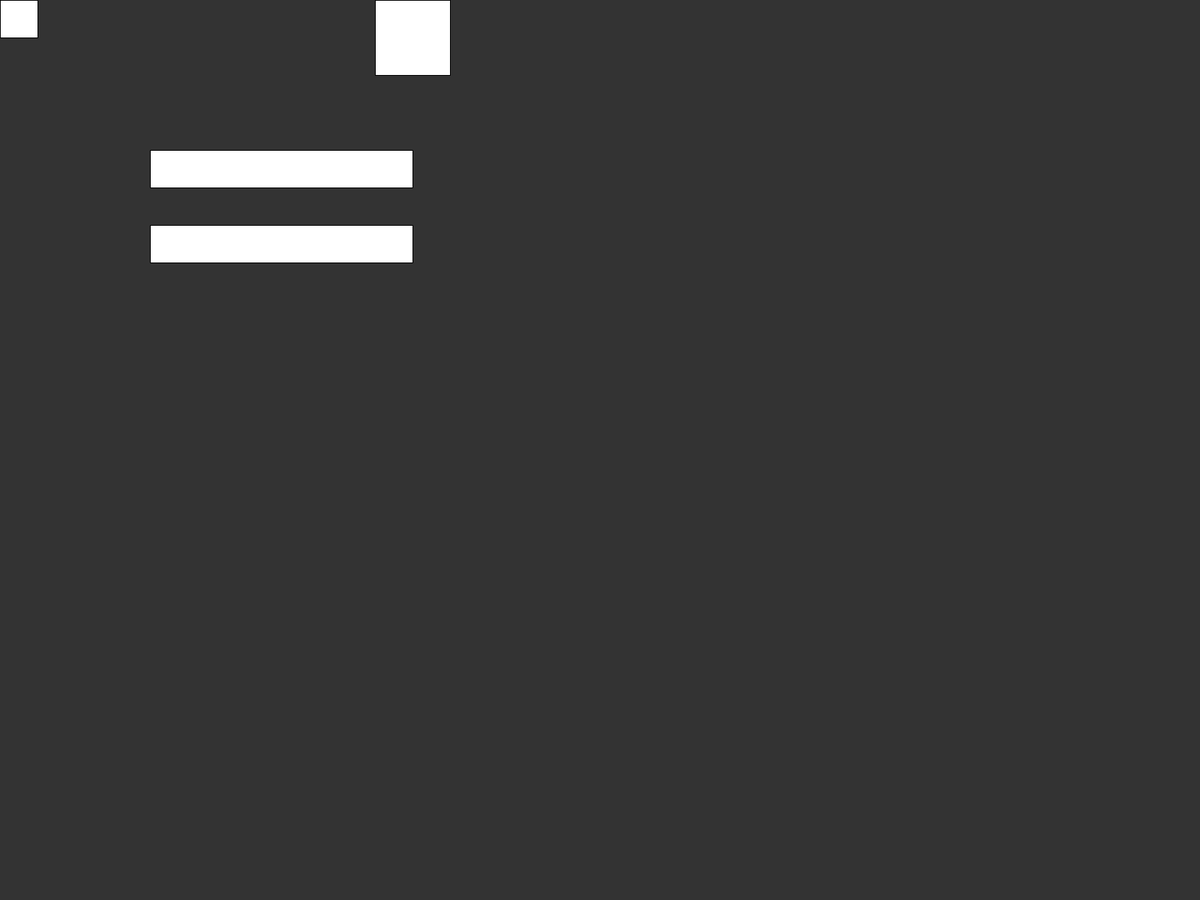
Frame 1 (no input)
Frame 60 (the mouse pressed at the canvas centre just before this capture): identical to frame 1, image omitted
Frame 120 (the mouse held since frame 60 and released just before this capture): identical to frame 1, image omitted

The Processing sketch that drew this single still picture (run headless with seeded random() and noise(); from frame 60 on, the mouse is pressed at the canvas centre):

// Processing sketch: Project
// ── Project.pde
Board board;
Ghost ghost;
public Player player;
void setup()
{ 
  board  = new Board();
  player = new Player(0,0,0,0,50,50);
  background(51);
  fullScreen();
  //board.show();
}

void draw()
{
  background(51);
  board.show();
  player.show(); 
  
  
}

void keyPressed()
{
  if(key=='w') player.move(1);
  if(key=='s') player.move(2);
  if(key=='a') player.move(3);
  if(key=='d') player.move(4);
}

void keyReleased()
{
  
}
// ── Board.pde
public class Board
{
  public int x,y,w,h;
  RectCollision[] colList;
  
  public Board()
  {
    colList = new RectCollision[64];
    
    x = 500; y = 0; w = 100; h = 100;    
    //rect(x,y,w,h);
    colList[0] = new RectCollision(x,y,w,h);
    
    x = 200; y = 200; w = 350; h = 50;
    //rect(x,y,w,h);
    colList[1] = new RectCollision(x,y,w,h);
    
    x = 200; y = 300; w = 350; h = 50;
    //rect(x,y,w,h);
    colList[2] = new RectCollision(x,y,w,h);
  }
  void show()
  {
    x = 500; y = 0; w = 100; h = 100;    
    rect(x,y,w,h);
    
    x = 200; y = 200; w = 350; h = 50;
    rect(x,y,w,h);
    
    x = 200; y = 300; w = 350; h = 50;
    rect(x,y,w,h);
  }
  
  public boolean anyoneTouchDisBooty()
  {
    for(int i = 0; i < colList.length; i++)
    {
      if(colList[i] != null && player.body.isColliding(colList[i]))
      {
        return true;
      }
    }
    return false;
  }
  
  
}
// ── Ghost.pde
public class Ghost 
{
  int x;
  int y;
  boolean canMove;
  RectCollision body;
  
  public Ghost(int x, int y, int xCol, int yCol, int wCol, int hCol)
  {
    body = new RectCollision(xCol, yCol, wCol, hCol);
    this.x = x; this.y = y;
    canMove = false;
  }
  
  void show()
  {
    rect(this.x, this.y, 100, 100);
    
    
  }
  void move(int direction)
  {
    for(int i = 0; i <  1; i++)
    { 
      canMove = false;
      if((board.colList[0] != null && !ghost.body.isColliding(board.colList[0] )))
      {
        canMove = true;
        
      }

    }
    //System.out.println(ghost.body.isColliding(board.colList[0] ));
    if(canMove)
    {
       switch(direction)
       {
         case 1: x++; break;
         case 2: x--; break;
         case 3: y++; break;
         case 4: y--; break;
         default: break;
       }
       canMove = false;
       body.updateCol(x, y);
     } 
  }
}
// ── Node.pde
public class Node extends RectCollision
{
  public boolean[] bools;
  public Node[] neighbors;
  
  public Node(int x, int y, int w, int h, boolean a, boolean b, boolean c, boolean d)
  {
    super(x,y,w,h);
    bools = new boolean[4];
    bools[0] = a;
    bools[1] = b;
    bools[2] = c;
    bools[3] = d;
  }
  
  public Node(int x, int y, int w, int h)
  {
    super(x,y,w,h);
    bools = new boolean[4];    
    
  }
  public void setNeighbors(Node[] ne)
  {
    neighbors = new Node[ne.length];
    for(int i = 0; i < neighbors.length; i++)
    {
      neighbors[i] = ne[i];
    }
  }
  
  public boolean isOver(RectCollision other)
  { // other = l2.x&y, r2.x&y (x1,y1)(x2,y2)
    if(this.x1 == other.x1 && other.y1 == this.y1) //this  = l1.x&y, r1.x&y (x1,y1)(x2,y2)
    {      return true;    }
        
    else
    {
    return false;
    }
  }
  public void show()
  {
    fill(255,0,0);
    rect(super.x1,super.y1, super.w, super.h);
    fill(255);
  }
  
  public boolean[] getDir()
  {
    return bools;
  }
  

}
// ── Player.pde
public class Player
{
  int x;
  int y;
  boolean canMove;
  RectCollision body;
  
  public Player(int x, int y, int xCol, int yCol, int wCol, int hCol)
  {
    body = new RectCollision(xCol, yCol, wCol, hCol);
    this.x = x; this.y = y;
    canMove = false;
  }
  
  void show()
  {
    rect(this.x, this.y, 50, 50);        
  }
  void move(int direction)
  {
    
    if(!board.anyoneTouchDisBooty()) // RENAME THIS
    {
      canMove = true;  
    }
    
    if(canMove)
    {
       switch(direction)
       {
         case 1: y-=4; break;
         case 2: y+=4; break;
         case 3: x-=4; break;
         case 4: x+=4; break;
         default: break;
       }
       canMove = false;
       body.updateCol(x, y);
     }

  }
}
// ── rectCollision.pde
public class RectCollision //Fixed with Cam's help, and Sean's a nice person
{

  public PShape rect;
  public int[] tl, br;
  public int x1, y1, x2, y2, w, h;
  
  public RectCollision(int x, int y, int w, int h)
  {
    rect = createShape(RECT, x, y, w, h);
    tl = new int[2]; br = new int[2];
    x1=x; y1=y; x2=x+w; y2=y+h;
    this.w = w; this.h = h;
  }
  
  public RectCollision()
  {
    rect = null;
  }
  
  public boolean isColliding(RectCollision other) // THIS WORKS!!!!
  { // other = l2.x&y, r2.x&y (x1,y1)(x2,y2)
    if(this.x1 >= other.x2 || other.x1 >= this.x2) //this  = l1.x&y, r1.x&y (x1,y1)(x2,y2)
    {      return false;    }
    
    if(this.y1 >= other.y2 || other.y1 >= this.y2)
    {      return false;    }
    
    else
    {
    return true;
    }
  }
  
  public void updateCol(int x, int y)
  {
    this.x1 = x; this.y1 = y;
    x2=x+w; y2=y+h;
  }
}

/*
RectCollision r;
RectCollision x;

void setup()
{
  background(128);
  size(600, 600);
  r = new RectCollision(0,0, 50, 50);
  x = new RectCollision(10,10, 50, 50);
  System.out.println(x.isColliding(r)); 

}
void draw()
{
  shape(r.rect);
  shape(x.rect);
}
*/
